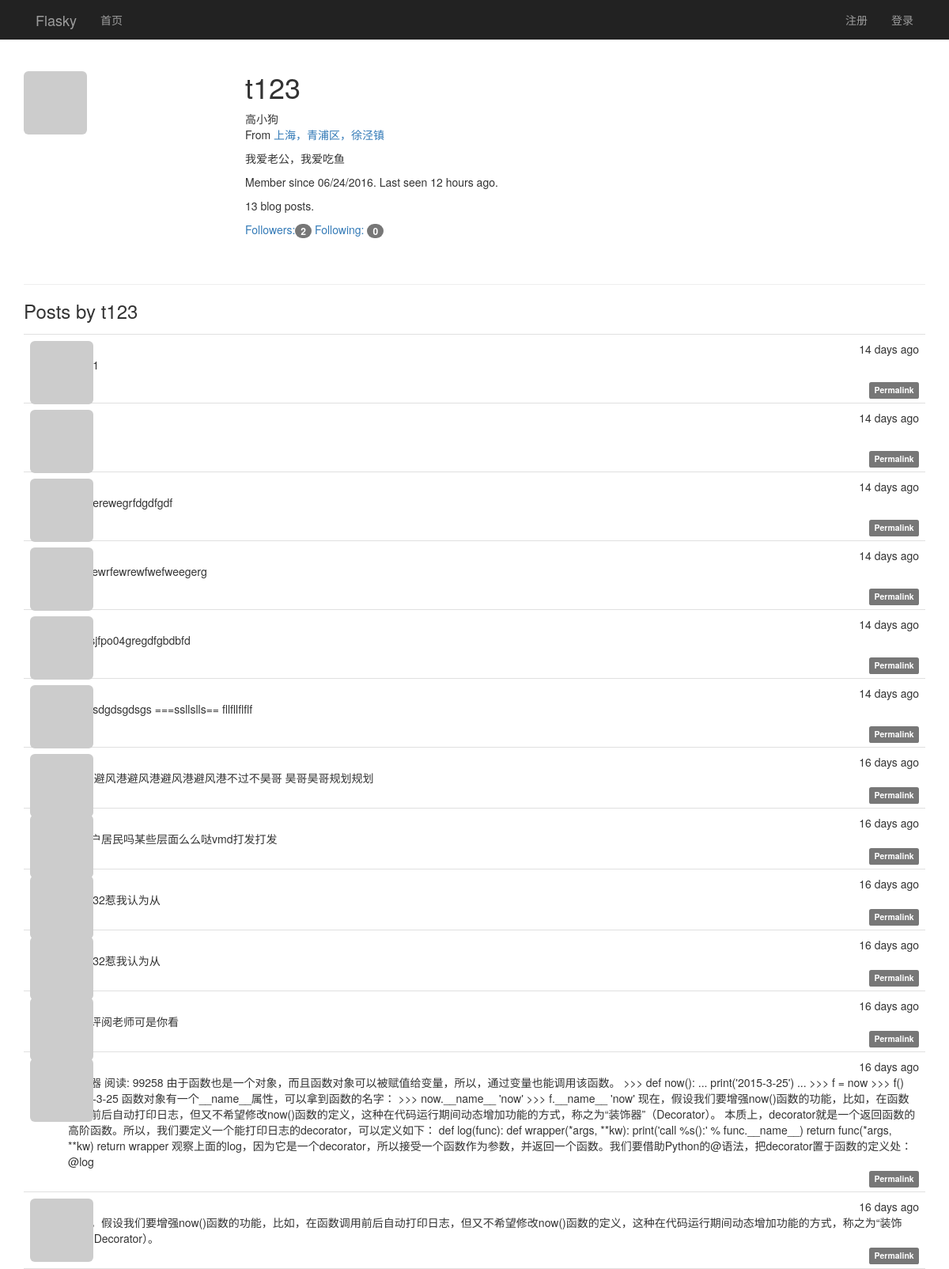
The page /user/t123 on the database its author committed.
### app/models.py (models this page shows, shortened)
class User(UserMixin, db.Model):
    __tablename__ = 'users'
    id = db.Column(db.Integer, primary_key=True)
    email = db.Column(db.String(64), unique=True, index=True)
    username = db.Column(db.String(64), unique=True, index=True)
    password_hash = db.Column(db.String(128))
    confirmed = db.Column(db.Boolean, default=False)
    role_id = db.Column(db.Integer, db.ForeignKey('roles.id'))
    name = db.Column(db.String(64))
    location = db.Column(db.String(64))
    about_me = db.Column(db.TEXT())
    member_since = db.Column(db.DateTime(), default=datetime.utcnow)
    last_seen = db.Column(db.DateTime(), default=datetime.utcnow)
    avatar_hash = db.Column(db.String(32))
    posts = db.relationship('Post', backref='author', lazy='dynamic')
    followed = db.relationship('Follow', foreign_keys=[Follow.follower_id],
                               backref=db.backref('follower', lazy='joined'),
                               lazy='dynamic',
                               cascade='all, delete-orphan')
    followers = db.relationship('Follow', foreign_keys=[Follow.followed_id],
                               backref=db.backref('followed', lazy='joined'),
                               lazy='dynamic',
                               cascade='all, delete-orphan')
    @property
    def password(self):
        raise AttributeError('password is not a readable attribute')
    def gravatar(self, size=100, default='identicon', rating='g'):
        if request.is_secure:
            url = 'https://secure.gravatar.com/avatar'
        else:
            url = 'http://s.gravatar.com/avatar'
        email_hash = self.avatar_hash or hashlib.md5(self.email.encode('utf-8')).hexdigest()
        return '{url}/{hash}?s={size}&d={default}&r={rating}'.format(
            url=url, hash=email_hash, size=size, default=default, rating=rating)

class Post(db.Model):
    __tablename__ = 'posts'
    id = db.Column(db.Integer, primary_key=True)
    body = db.Column(db.Text)
    body_html = db.Column(db.Text)
    timestamp = db.Column(db.DateTime, index=True, default=datetime.utcnow)
    author_id = db.Column(db.Integer, db.ForeignKey('users.id'))

### app/main/views.py (the view)
@main.route('/user/<username>')
def user(username):
    user_name = User.query.filter_by(username=username).first_or_404()
    posts = user_name.posts.order_by(Post.timestamp.desc()).all()
    return render_template('user.html', user=user_name, posts=posts)

### app/auth/views.py (called while the page is built)
@auth.before_app_request
def before_request():
    if current_user.is_authenticated:
        current_user.ping()
        if not current_user.confirmed \
                and request.endpoint[:5] != 'auth.' \
                and request.endpoint != 'static':
            return redirect(url_for('auth.unconfirmed'))

### app/main/__init__.py (called while the page is built)
@main.app_context_processor
def inject_permissions():
    return dict(Permission=Permission)

### app/models.py (called while the page is built)
    def can(self, permissions):
        return False

    def is_administrator(self):
        return False

### app/templates/user.html (shortened to what this page needs)
{% extends "base.html" %}
{% block page_content %}
<div class="page-header" xmlns="http://www.w3.org/1999/html">
    <img class="img-rounded profile-thumbnail" src="{{ user.gravatar(size=256) }}">
    <div class="profile-header">
        <h1>{{ user.username }}</h1>
        {% if user.name or user.location %}
        <p>
            {% if user.name %}{{ user.name }}<br>{% endif %}
            {% if user.location %}
                From <a href="http://maps.google.com/?q={{ user.location }}">
                    {{ user.location }}
                </a><br>
            {% endif %}
        </p>
        {% endif %}
        {%  if user.about_me %}<p>{{ user.about_me }}</p>{% endif %}
        <p>
            Member since {{ moment(user.member_since).format('L') }}.
            Last seen {{ moment(user.last_seen).fromNow() }}.
        </p>
        <p>{{ user.posts.count() }} blog posts.</p>
        <p>
        <a href="{{ url_for('.followers', username=user.username) }}">
            Followers:<span class="badge">{{ user.followers.count() }}</span>
        </a>
        <a href="{{ url_for('.followed_by', username=user.username) }}">
            Following: <span class="badge">{{ user.followed.count() }}
        </span>
        </a>
        </p>
    </div>
</div>
    <h3>Posts by {{ user.username }}</h3>
    {% include '_posts.html' %}
{% endblock %}

### app/templates/_posts.html (shortened to what this page needs)
<ul class="posts">
    {% for post in posts %}
    <li class="post">
        <div class="post-thumbnail">
            <a href="{{ url_for('.user', username=post.author.username) }}">
                <img class="img-rounded profile-thumbnail"
                     src="{{ post.author.gravatar(size=40) }}">
            </a>
        </div>
        <div class="post-content">
            <div class="post-date">{{ moment(post.timestamp).fromNow() }}</div>
            <div class="post-author">
                <a href="{{ url_for('.user', username=post.author.username) }}">
                </a>
            </div>
            <div class="post-body">
                {% if post.body_html %}
                    {{ post.body_html | safe }}
                {% else %}
                    {{ post.body }}
                {% endif %}
            </div>
            <div class="post-footer">
                <a href="{{ url_for('.post', post_id=post.id) }}">
                    <span class="label label-default">Permalink</span>
                </a>
            </div>
        </div>
    </li>
    {% endfor %}
</ul>

### app/static/styles.css (style rules this page uses)
.profile-thumbnail { position: absolute; }
.profile-header { min-height: 260px; margin-left: 280px; }
ul.posts { list-style-type: none; padding: 0px; margin: 16px 0px 0px 0px; border-top: 1px solid #e0e0e0; }
ul.posts li.post { padding: 8px; border-bottom: 1px solid #e0e0e0; }
div.post-date { float: right; }
div.post-author { font-weight: bold; }
div.post-thumbnail { position: absolute; }
div.post-content { margin-left: 48px; min-height: 48px; }
div.post-footer { text-align: right; }

### rows shown on the page
User: username "t123", name "高小狗", location "上海，青浦区，徐泾镇", about_me "我爱老公，我爱吃鱼", member_since "06/24/2016", last_seen "12 hours ago"
Post: timestamp "14 days ago"
Post: timestamp "14 days ago"
Post: timestamp "14 days ago", body_html "2224erewegrfdgdfgdf"
Post: timestamp "14 days ago", body_html "24wrewrfewrewfwefweegerg"
Post: timestamp "14 days ago", body_html "dfg;;sjfpo04gregdfgbdbfd"
Post: timestamp "14 days ago", body_html "235gsdgdsgdsgs ===ssllslls== fllfllflflf"
Post: timestamp "16 days ago", body "r恶搞避风港避风港避风港避风港不过不昊哥 昊哥昊哥规划规划"
Post: timestamp "16 days ago", body "月娥户居民吗某些层面么么哒vmd打发打发"
Post: timestamp "16 days ago", body "333332惹我认为从"
Post: timestamp "16 days ago", body "333332惹我认为从"
Post: timestamp "16 days ago", body "发表评阅老师可是你看"
Post: timestamp "16 days ago", body "装饰器 阅读: 99258 由于函数也是一个对象，而且函数对象可以被赋值给变量，所以，通过变量也能调用该函数。 >>> def now(): ... print('2015-3-25') ... >>> f = now >>> f() 2015-3-25 函数对象有一个__name__属性，可以拿到函数的名字： >>> now.__name__ 'now' >>> f.__name__ 'now' 现在，假设我们要增强now()函数的功能，比如，在函数调用前后自动打印日志，但又不希望修改now()函数的定义，这种在代码运行期间动态增加功能的方式，称之为“装饰器”（Decorator）。 本质上，decorator就是一个返回函数的高阶函数。所以，我们要定义一个能打印日志的decorator，可以定义如下： def log(func): def wrapper(*args, **kw): print('call %s():' % func.__name__) return func(*args, **kw) return wrapper 观察上面的log，因为它是一个decorator，所以接受一个函数作为参数，并返回一个函数。我们要借助Python的@语法，把decorator置于函数的定义处： @log"
Post: timestamp "16 days ago", body "现在，假设我们要增强now()函数的功能，比如，在函数调用前后自动打印日志，但又不希望修改now()函数的定义，这种在代码运行期间动态增加功能的方式，称之为“装饰器”（Decorator）。"

### other values the page prints
{{ user.posts.count() }} "13"
{{ user.followers.count() }} "2"
{{ user.followed.count() }} "0"
